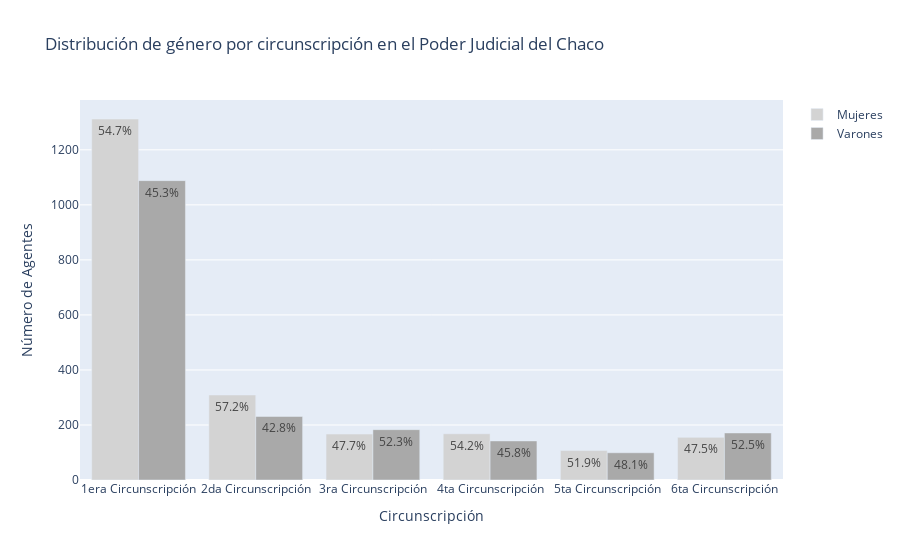

Notebook code cell kept with this figure:
### Code cell
import plotly.graph_objects as go

# Agrupar por circunscripcion y género
agrupado = df_agentes.groupby(['circunscripcion', 'genero']).size().unstack().fillna(0)

# Datos
circunscripciones = agrupado.index
mujeres_values = agrupado['f'].values
varones_values = agrupado['m'].values

# Porcentajes
total_values = mujeres_values + varones_values
mujeres_pct = 100 * mujeres_values / total_values
varones_pct = 100 * varones_values / total_values

# Crear el gráfico de barras agrupadas
fig = go.Figure()

# Agregar barras de Mujeres
fig.add_trace(go.Bar(
    x=circunscripciones,
    y=mujeres_values,
    name='Mujeres',
    marker_color='#D3D3D3',
    text=[f"{val:.1f}%" for val in mujeres_pct],  # Porcentajes a mostrar
    textposition='inside'
))

# Agregar barras de Varones
fig.add_trace(go.Bar(
    x=circunscripciones,
    y=varones_values,
    name='Varones',
    marker_color='#A9A9A9',
    text=[f"{val:.1f}%" for val in varones_pct],  # Porcentajes a mostrar
    textposition='inside'
))

# Configuración adicional
fig.update_layout(
    title_text='Distribución de género por circunscripción en el Poder Judicial del Chaco',
    xaxis_title='Circunscripción',
    yaxis_title='Número de Agentes',
    barmode='group'  # Modo de barras agrupadas
)

# Mostrar el gráfico
fig.show()

# Guardar en diferentes formatos
base_ruta = "/home/pablo/web_scrap_genero_jusch/imagenes/Distribución_género_circunscripción_PJChaco_bar"
fig.write_image(base_ruta + ".jpeg")
fig.write_image(base_ruta + ".pdf")
fig.write_html(base_ruta + ".html")

### Figure 1 — Plotly figure (JSON) as saved in the notebook; plotly's stock layout.template omitted (floating-point values rounded to 4 significant figures)
{"data": [{"marker": {"color": "#D3D3D3"}, "name": "Mujeres", "text": ["54.7%", "57.2%", "47.7%", "54.2%", "51.9%", "47.5%"], "textposition": "inside", "type": "bar", "x": ["1era Circunscripción", "2da Circunscripción", "3ra Circunscripción", "4ta Circunscripción", "5ta Circunscripción", "6ta Circunscripción"], "y": [1312, 309, 167, 168, 107, 155]}, {"marker": {"color": "#A9A9A9"}, "name": "Varones", "text": ["45.3%", "42.8%", "52.3%", "45.8%", "48.1%", "52.5%"], "textposition": "inside", "type": "bar", "x": ["1era Circunscripción", "2da Circunscripción", "3ra Circunscripción", "4ta Circunscripción", "5ta Circunscripción", "6ta Circunscripción"], "y": [1088, 231, 183, 142, 99, 171]}], "layout": {"barmode": "group", "title": {"text": "Distribución de género por circunscripción en el Poder Judicial del Chaco"}, "xaxis": {"title": {"text": "Circunscripción"}}, "yaxis": {"title": {"text": "Número de Agentes"}}}}
